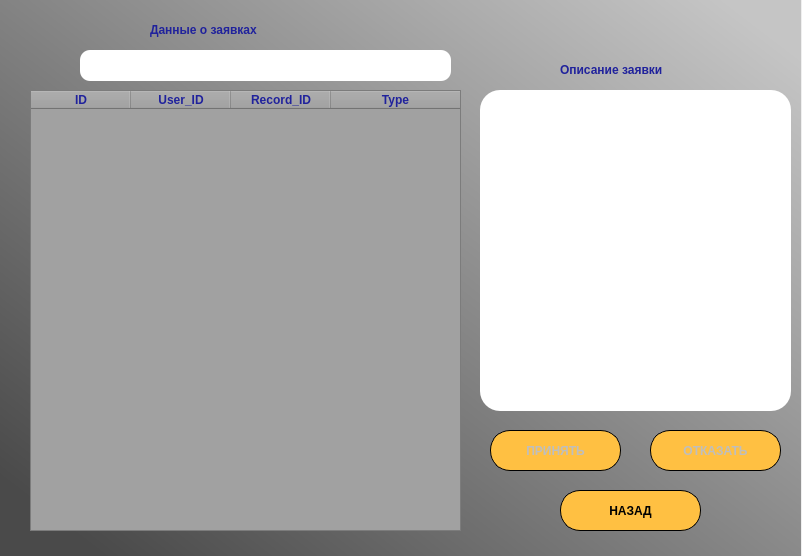
<?xml version="1.0" encoding="UTF-8"?>
<ui version="4.0">
 <class>RecordsViewWindow</class>
 <widget class="QMainWindow" name="RecordsViewWindow">
  <property name="enabled">
   <bool>true</bool>
  </property>
  <property name="geometry">
   <rect>
    <x>0</x>
    <y>0</y>
    <width>802</width>
    <height>556</height>
   </rect>
  </property>
  <property name="windowTitle">
   <string>MainWindow</string>
  </property>
  <widget class="QWidget" name="centralwidget">
   <widget class="QLabel" name="label">
    <property name="geometry">
     <rect>
      <x>0</x>
      <y>0</y>
      <width>801</width>
      <height>601</height>
     </rect>
    </property>
    <property name="styleSheet">
     <string notr="true">background-color: qlineargradient(spread:reflect, x1:0.0201244, y1:0.96, x2:1, y2:0, stop:0.0746269 rgba(74, 74, 74, 255), stop:0.950249 rgba(197, 197, 197, 255));</string>
    </property>
    <property name="text">
     <string/>
    </property>
   </widget>
   <widget class="QTableWidget" name="RecordsTable">
    <property name="enabled">
     <bool>true</bool>
    </property>
    <property name="geometry">
     <rect>
      <x>30</x>
      <y>90</y>
      <width>431</width>
      <height>441</height>
     </rect>
    </property>
    <property name="font">
     <font>
      <weight>75</weight>
      <bold>true</bold>
     </font>
    </property>
    <property name="styleSheet">
     <string notr="true">background-color: rgb(161, 161, 161);</string>
    </property>
    <property name="wordWrap">
     <bool>false</bool>
    </property>
    <property name="cornerButtonEnabled">
     <bool>false</bool>
    </property>
    <attribute name="horizontalHeaderStretchLastSection">
     <bool>true</bool>
    </attribute>
    <column>
     <property name="text">
      <string>ID</string>
     </property>
     <property name="font">
      <font>
       <weight>75</weight>
       <bold>true</bold>
      </font>
     </property>
     <property name="foreground">
      <brush brushstyle="SolidPattern">
       <color alpha="255">
        <red>32</red>
        <green>34</green>
        <blue>156</blue>
       </color>
      </brush>
     </property>
    </column>
    <column>
     <property name="text">
      <string>User_ID</string>
     </property>
     <property name="font">
      <font>
       <weight>75</weight>
       <bold>true</bold>
      </font>
     </property>
     <property name="foreground">
      <brush brushstyle="SolidPattern">
       <color alpha="255">
        <red>32</red>
        <green>34</green>
        <blue>156</blue>
       </color>
      </brush>
     </property>
    </column>
    <column>
     <property name="text">
      <string>Record_ID</string>
     </property>
     <property name="font">
      <font>
       <weight>75</weight>
       <bold>true</bold>
      </font>
     </property>
     <property name="foreground">
      <brush brushstyle="SolidPattern">
       <color alpha="255">
        <red>32</red>
        <green>34</green>
        <blue>156</blue>
       </color>
      </brush>
     </property>
    </column>
    <column>
     <property name="text">
      <string>Type</string>
     </property>
     <property name="font">
      <font>
       <weight>75</weight>
       <bold>true</bold>
      </font>
     </property>
     <property name="foreground">
      <brush brushstyle="SolidPattern">
       <color alpha="255">
        <red>32</red>
        <green>34</green>
        <blue>156</blue>
       </color>
      </brush>
     </property>
    </column>
   </widget>
   <widget class="QLabel" name="label_2">
    <property name="geometry">
     <rect>
      <x>150</x>
      <y>20</y>
      <width>151</width>
      <height>20</height>
     </rect>
    </property>
    <property name="font">
     <font>
      <pointsize>9</pointsize>
      <weight>75</weight>
      <bold>true</bold>
     </font>
    </property>
    <property name="styleSheet">
     <string notr="true">color: rgb(32, 34, 156);</string>
    </property>
    <property name="text">
     <string>Данные о заявках</string>
    </property>
   </widget>
   <widget class="QPushButton" name="backBtn">
    <property name="geometry">
     <rect>
      <x>560</x>
      <y>490</y>
      <width>141</width>
      <height>41</height>
     </rect>
    </property>
    <property name="font">
     <font>
      <weight>75</weight>
      <bold>true</bold>
     </font>
    </property>
    <property name="styleSheet">
     <string notr="true">border-color: rgb(255, 249, 62);
border-radius: 20px;
background-color: rgb(255, 192, 66);
border: 1px solid #000000</string>
    </property>
    <property name="text">
     <string>НАЗАД</string>
    </property>
   </widget>
   <widget class="QPushButton" name="denialBtn">
    <property name="enabled">
     <bool>false</bool>
    </property>
    <property name="geometry">
     <rect>
      <x>650</x>
      <y>430</y>
      <width>131</width>
      <height>41</height>
     </rect>
    </property>
    <property name="font">
     <font>
      <weight>75</weight>
      <bold>true</bold>
     </font>
    </property>
    <property name="styleSheet">
     <string notr="true">border-color: rgb(255, 249, 62);
border-radius: 20px;
background-color: rgb(255, 192, 66);
border: 1px solid #000000</string>
    </property>
    <property name="text">
     <string>ОТКАЗАТЬ</string>
    </property>
   </widget>
   <widget class="QPushButton" name="applyBtn">
    <property name="enabled">
     <bool>false</bool>
    </property>
    <property name="geometry">
     <rect>
      <x>490</x>
      <y>430</y>
      <width>131</width>
      <height>41</height>
     </rect>
    </property>
    <property name="font">
     <font>
      <weight>75</weight>
      <bold>true</bold>
     </font>
    </property>
    <property name="styleSheet">
     <string notr="true">border-color: rgb(255, 249, 62);
border-radius: 20px;
background-color: rgb(255, 192, 66);
border: 1px solid #000000</string>
    </property>
    <property name="text">
     <string>ПРИНЯТЬ</string>
    </property>
   </widget>
   <widget class="QTextEdit" name="recordDescr">
    <property name="geometry">
     <rect>
      <x>480</x>
      <y>90</y>
      <width>311</width>
      <height>321</height>
     </rect>
    </property>
    <property name="cursor" stdset="0">
     <cursorShape>ForbiddenCursor</cursorShape>
    </property>
    <property name="styleSheet">
     <string notr="true">background-color: white;
border-radius: 20px;</string>
    </property>
    <property name="readOnly">
     <bool>true</bool>
    </property>
   </widget>
   <widget class="QLabel" name="label_3">
    <property name="geometry">
     <rect>
      <x>560</x>
      <y>60</y>
      <width>141</width>
      <height>20</height>
     </rect>
    </property>
    <property name="font">
     <font>
      <pointsize>9</pointsize>
      <weight>75</weight>
      <bold>true</bold>
     </font>
    </property>
    <property name="styleSheet">
     <string notr="true">color: rgb(32, 34, 156);</string>
    </property>
    <property name="text">
     <string>Описание заявки</string>
    </property>
   </widget>
   <widget class="QLineEdit" name="searchEdit">
    <property name="geometry">
     <rect>
      <x>80</x>
      <y>50</y>
      <width>371</width>
      <height>31</height>
     </rect>
    </property>
    <property name="styleSheet">
     <string notr="true">border-radius: 10px</string>
    </property>
   </widget>
   <widget class="QLabel" name="label_4">
    <property name="geometry">
     <rect>
      <x>40</x>
      <y>50</y>
      <width>31</width>
      <height>31</height>
     </rect>
    </property>
    <property name="text">
     <string/>
    </property>
    <property name="pixmap">
     <pixmap resource="../Icons/icons.qrc">:/icons/search_200941.png</pixmap>
    </property>
    <property name="scaledContents">
     <bool>true</bool>
    </property>
   </widget>
  </widget>
 </widget>
 <resources>
  <include location="../Icons/icons.qrc"/>
 </resources>
 <connections/>
</ui>
